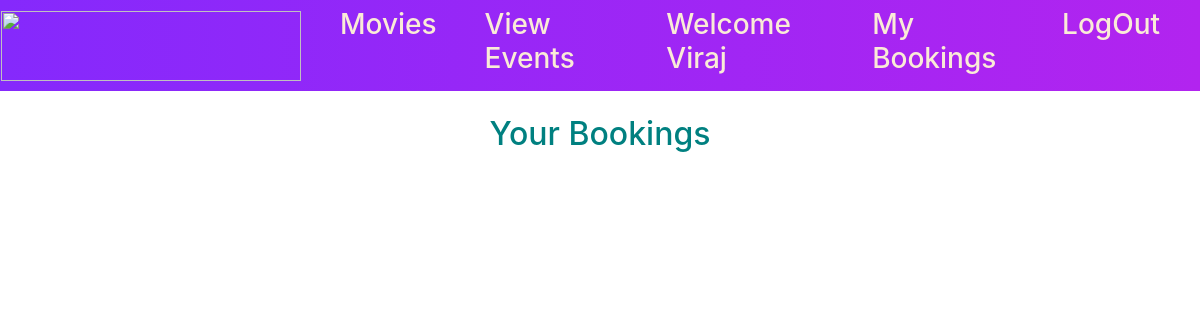
Page /bookings/ (signed in) on the earlier database version.
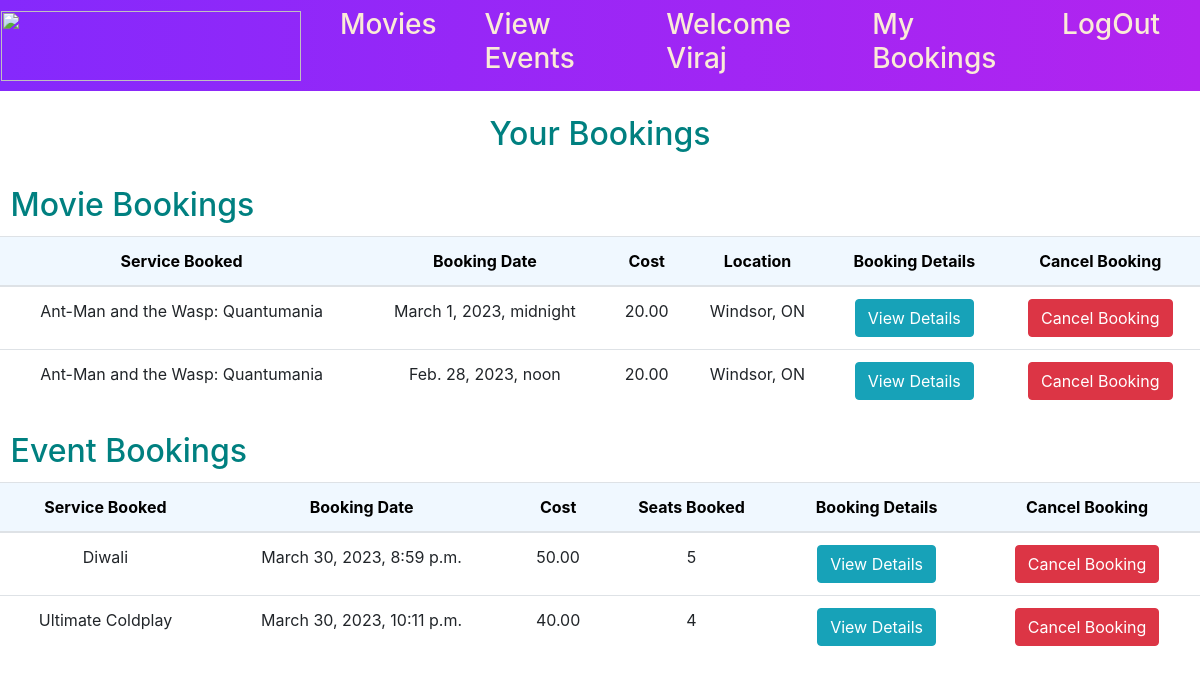
Same page on the later database version.
### home/models.py (models this page shows, shortened)
class Booking(models.Model):
    id = models.UUIDField(primary_key=True, default=uuid.uuid4, editable=False)
    showtime = models.ForeignKey(Showtime, on_delete=models.CASCADE)
    user = models.ForeignKey(User, on_delete=models.CASCADE)
    movie = models.ForeignKey(Movie, on_delete=models.CASCADE)
    seats = models.IntegerField()
    payment_status = models.BooleanField(default=False)
    total_price = models.DecimalField(max_digits=10, decimal_places=2, default=0)

class Movie(models.Model):
    title = models.CharField(max_length=255)
    duration = models.CharField(max_length=25, null=True, blank=False)
    image_url = models.CharField(max_length=100000, null=True, blank=False)
    description = models.TextField(blank=False)
    genre = models.CharField(max_length=100)
    price = models.IntegerField(blank=False)

class Showtime(models.Model):
    movie = models.ForeignKey(Movie, on_delete=models.CASCADE)
    theater = models.ForeignKey(Theater, on_delete=models.CASCADE)
    date = models.DateField(default=timezone.now)
    time = models.TimeField()

class Theater(models.Model):
    name = models.CharField(max_length=255)
    location = models.CharField(max_length=255)

class Eventbooking(models.Model):
    id = models.UUIDField(primary_key=True, default=uuid.uuid4, editable=False)
    event_page = models.ForeignKey(EventPage, on_delete=models.CASCADE)
    name = models.CharField(max_length=100)
    phone_number = models.CharField(max_length=10)
    seats = models.IntegerField(default=1)
    date_booked = models.DateTimeField(auto_now_add=True)
    featured_price = models.DecimalField(max_digits=10, decimal_places=2, default=0.0)
    payment_status = models.BooleanField(default=False)

class EventPage(models.Model):
    id = models.UUIDField(primary_key=True, default=uuid.uuid4, editable=False)
    title = models.CharField(max_length=122)
    header = models.CharField(max_length=122)
    desc = models.TextField()
    created_at = models.DateTimeField(auto_now_add=True)
    location = models.TextField(default='')
    price = models.IntegerField(default=10)
    tag = models.CharField(max_length=122, default='')
    eventdate = models.IntegerField(default=1)
    eventday = models.TextField(default="")
    eventmonth = models.TextField(default="")
    eventyear = models.IntegerField(default=2020)
    organizer = models.CharField(max_length=122, default='')

### home/views.py (the view)
@login_required(login_url='/')
def bookings(request):
    user = User.objects.get(email=request.user.email)
    booking_list = Booking.objects.filter(user=user)
    eventbooking_list = Eventbooking.objects.filter(name=user.get_full_name())
    context = {'booking_list': booking_list, 'eventbooking_list': eventbooking_list}
    return render(request, 'bookings.html', context)

### templates/bookings.html (shortened to what this page needs)
{% extends 'base.html' %}
{% block nav0 %}
    Movies
{% endblock nav0 %}
{% block nav0link %}
  /movie
{% endblock nav0link %}
{% block nav1link %}
  /
{% endblock nav1link %}
{% block nav1 %}
  View Events
{% endblock nav1 %}
{% block nav2link %}
  {% if user.is_authenticated %}
      /profile
  {% else %}
    /signup
  {% endif %}
{% endblock nav2link %}
{% block nav2 %}
  {% if user.is_authenticated %}
    Welcome {{user.first_name}}
  {% else %}
    Login
  {% endif %}
{% endblock nav2 %}
{% block nav3link %}
  {% if user.is_authenticated %}
      /bookings
  {% endif %}
{% endblock nav3link %}
{% block nav3 %}
  {% if user.is_authenticated %}
    My Bookings
  {% endif %}
{% endblock nav3 %}
{% block nav4link %}
  {% if user.is_authenticated %}
    /logout
  {% endif %}
{% endblock nav4link %}
{% block nav4 %}
  {% if user.is_authenticated %}
     LogOut
  {% endif %}
{% endblock nav4 %}
{% block body %}
<div class="row mb-4">
    <div class="col-lg-12 text-center p-4 text-black">
        <h2  style="color: #008080">Your Bookings</h2>
    </div>
{% if booking_list %}
<h2  style="color: #008080"> &nbsp;&nbsp;&nbsp;Movie Bookings</h2>
<div class="col-lg-12 m-1 mx-auto">
        <table class="table " >
            <thead class="text-center"style="background: #f0f8ff;color: #000000" >
              <tr>
                <th scope="col">Service Booked</th>
                <th scope="col">Booking Date</th>
                <th scope="col">Cost</th>
                  <th scope="col">Location</th>
                <th scope="col">Booking Details</th>
                <th scope="col">Cancel Booking</th>
              </tr>
            </thead>
            <tbody>
                {% for booking in booking_list %}
              <tr class="text-center">
                <td>{{booking.movie.title}}</td>
                <td>{{booking.showtime.date}}, {{booking.showtime.time}}</td>
                <td>{{booking.total_price}}</td>
                  <td>{{booking.showtime.theater.location}}</td>
                <td>
                    <button type="submit" class="btn btn-info">
                    <a href="{% url 'booking_detail' booking.id %}" class="text-white" style="text-decoration: none;">View Details</a>
                  </button>
                </td>
                <form action="cancel_bookingmovie" method="post">
                  <td><button type="submit" class="btn btn-danger">Cancel Booking</button></td>
                </form>
              </tr>
              {% endfor %}
            </tbody>
        </table>
    </div>
{% endif %}
{% if eventbooking_list %}
<h2 style="color: #008080"> &nbsp;&nbsp;&nbsp;Event Bookings</h2>
   <div class="col-lg-12 m-1 mx-auto">
        <table class="table " >
            <thead class="text-center"style="background: #f0f8ff;color: #000000" >
              <tr>
                <th scope="col">Service Booked</th>
                <th scope="col">Booking Date</th>
                <th scope="col">Cost</th>
                <th scope="col">Seats Booked</th>
                <th scope="col">Booking Details</th>
                <th scope="col">Cancel Booking</th>
              </tr>
            </thead>
            <tbody>
                {% for booking in eventbooking_list %}
              <tr class="text-center">
                <td>{{booking.event_page.title}}</td>
                <td>{{booking.date_booked}}</td>
                <td>{{booking.featured_price}}</td>
                <td>{{booking.seats}}</td>
                <td>
                    <button type="submit" class="btn btn-info">
                    <a href="{% url 'booking_detail' booking.id %}" class="text-white" style="text-decoration: none;">View Details</a>
                  </button>
                </td>
                <form action="cancel_bookingevent" method="post">
                  <td><button type="submit" class="btn btn-danger">Cancel Booking</button></td>
                </form>
              </tr>
              {% endfor %}
            </tbody>
        </table>
    </div>
    </div>
{% endif %}
{% endblock %}

### templates/base.html (shortened to what this page needs)
<!doctype html>
<html lang="en">
  <head>
      {% load static %}
      <link rel="stylesheet" href="{% static 'font-awesome/css/all.min.css' %}">
      <link rel="stylesheet" type="text/css" href="/static/css/bootstrap.min.css" />
      <link rel="stylesheet" type="text/css" href="static/css/style_nav.css">
    <link rel="stylesheet" href="https://stackpath.bootstrapcdn.com/bootstrap/4.5.0/css/bootstrap.min.css">
    <link href="vendor/fontawesome-free/css/all.min.css" rel="stylesheet" type="text/css">
    <link href="vendor/simple-line-icons/css/simple-line-icons.css" rel="stylesheet">
    <link rel="stylesheet" href="https://cdnjs.cloudflare.com/ajax/libs/font-awesome/4.7.0/css/font-awesome.min.css"><link rel="stylesheet" href="https://cdnjs.cloudflare.com/ajax/libs/font-awesome/4.7.0/css/font-awesome.min.css">
  </head>
  <body>
    <nav class="navbar navbar-expand-lg navbar-dark py-0" style="background: -webkit-linear-gradient(left, #8529fc, #b224ef);">
  <div class="collapse navbar-collapse" id="navbarNav">
      <a href="/"><img src="/static/img/logo3.png" alt="" style="width: 300px;height: 70px; background-size: cover;margin-left: -5%;opacity:1;"></a>
    <ul class="navbar-nav ml-auto">
    <li class="nav-item px-3">
        <a class="nav-link" href="{% block nav0link %} {% endblock nav0link %}" style="color: antiquewhite;"><h3>{% block nav0 %} {% endblock nav0 %}</h3> </a>
      </li>
    <li class="nav-item px-3">
        <a class="nav-link" href="{% block nav1link %} {% endblock nav1link %}" style="color: antiquewhite;"><h3>{% block nav1 %} {% endblock nav1 %}</h3> </a>
      </li>
      <li class="nav-item px-3">
        <a class="nav-link" href="{% block nav2link %} {% endblock nav2link %}" style="color: antiquewhite;"><h3>{% block nav2 %} {% endblock nav2 %}</h3> </a>
      </li>
      <li class="nav-item px-3">
        <a class="nav-link" href="{% block nav3link %} {% endblock nav3link %}" style="color: antiquewhite;"><h3>{% block nav3 %} {% endblock nav3 %} </h3></a>
      </li>
      <li class="nav-item px-3">
        <a class="nav-link" href="{% block nav4link %} {% endblock nav4link %}" style="color: antiquewhite;"><h3> {% block nav4 %} {% endblock nav4 %} </h3></a>
      </li>
    </ul>
  </div>
</nav>
{% block body%} {% endblock body %}
  </body>
</html>

### static/css/style_nav.css (style rules this page uses)
.row,.container { overflow: hidden; }

Differences in the rows shown:
added Booking: movie "Ant-Man and the Wasp: Quantumania", showtime "March 1, 2023", showtime.time "midnight", total_price "20.00", showtime.theater.location "Windsor, ON"
added Booking: movie "Ant-Man and the Wasp: Quantumania", showtime "Feb. 28, 2023", showtime.time "noon", total_price "20.00", showtime.theater.location "Windsor, ON"
added Eventbooking: event_page "Diwali", date_booked "March 30, 2023, 8:59 p.m.", featured_price "50.00", seats "5"
added Eventbooking: event_page "Ultimate Coldplay", date_booked "March 30, 2023, 10:11 p.m.", featured_price "40.00", seats "4"
Other differences:
text now shown: "Movie Bookings… Service Booked Booking Date Cost Location Booking Details Cancel Booking Event Bookings… Service Booked Booking Date Cost Seats Booked Booking Details Cancel Booking"
